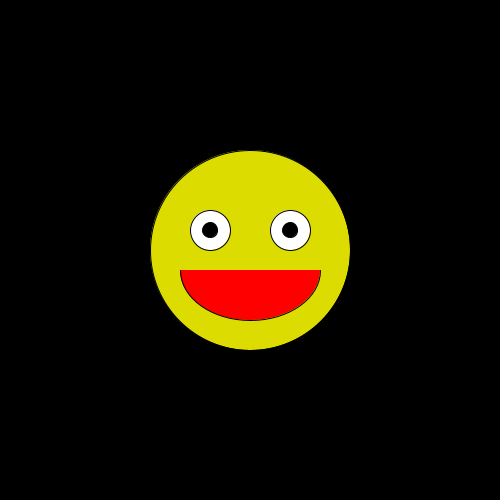
Frame 1 (no input)
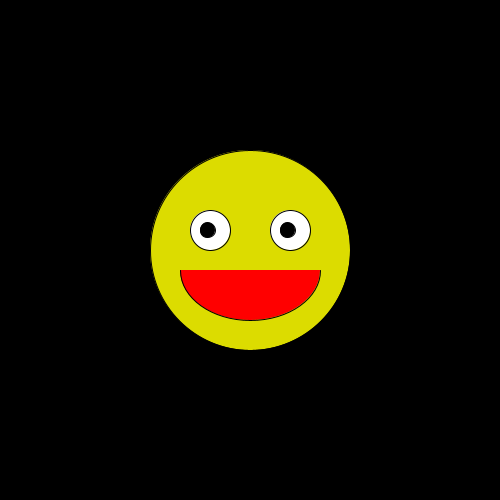
Frame 60 (the mouse pressed at the canvas centre just before this capture)
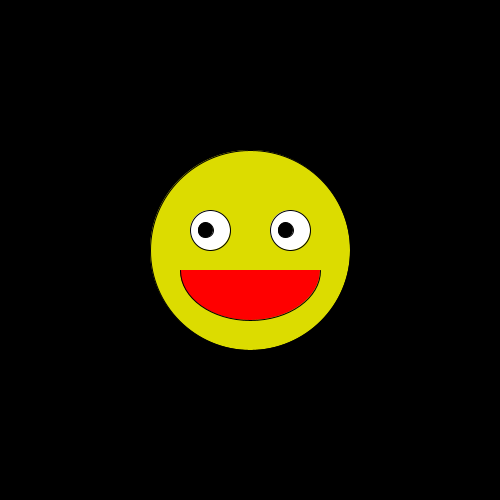
Frame 120 (the mouse held since frame 60 and released just before this capture)

The Processing sketch that drew these frames (run headless with seeded random() and noise(); from frame 60 on, the mouse is pressed at the canvas centre):

// Processing sketch: weird_face
// ── weird_face.pde
float pupilOffset=0;
float pupilSpeed=.5;
float faceOffset=0;
float faceSpeed=.5;
void setup() {
  size(500,500);
}
void draw(){
background(0);

push();
fill(255);

//translate(0,faceOffset);

fill(255);

//translate(100,-100);

fill(220,220,0);
circle(width/2,height/2,200);

fill(255,0,0);
arc(width/2,height/2+20,140,100,radians(0),radians(180));

fill(255);
circle(width/2-40,height/2-20,40);
circle(width/2+40,height/2-20,40);

push();
translate(pupilOffset,0);

fill(0);
circle(width/2-40,height/2-20,15);
circle(width/2+40,height/2-20,15);

pop();
pupilOffset=pupilOffset+pupilSpeed;
if (pupilOffset>10){
pupilSpeed=-abs(pupilSpeed);
}
if (pupilOffset< -5){
pupilSpeed= abs(pupilSpeed);
}

faceOffset=faceOffset+faceSpeed;

if (pupilOffset>100){
faceSpeed=-abs(faceSpeed);
}
if (pupilOffset< -100){
faceSpeed= abs(faceSpeed);
}

pop();

}
